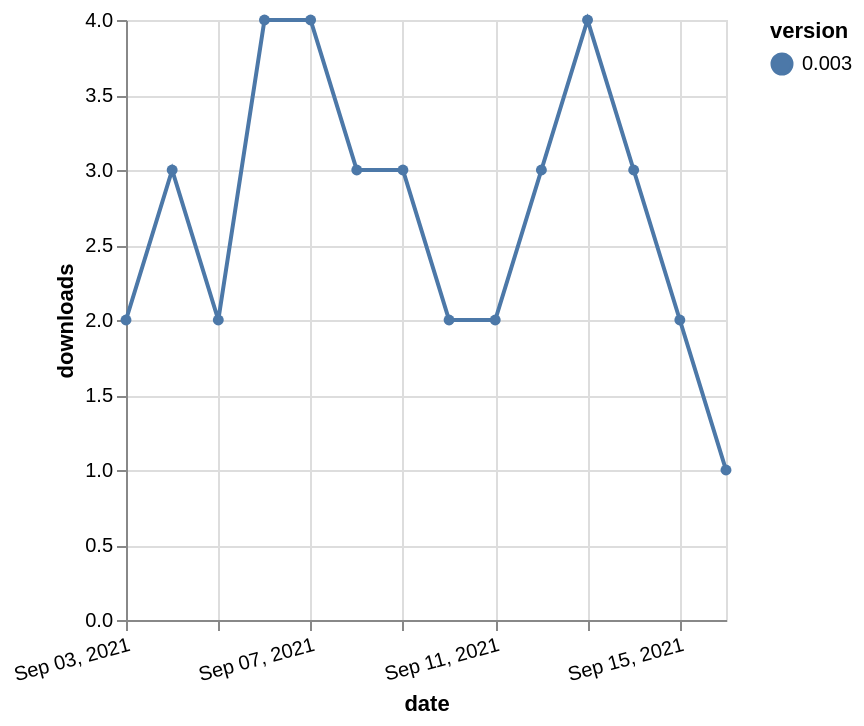

This figure's Vega-Lite source:
### Vega-Lite specification from a JSON file in a GitHub repository (floating-point values rounded to 4 significant figures)
{"$schema": "https://vega.github.io/schema/vega-lite/v5.json", "description": "A simple bar chart with embedded data.", "data": {"values": [{"date": "2021-09-03", "total": 2353, "delta": 2, "version": "0.003"}, {"date": "2021-09-04", "total": 2356, "delta": 3, "version": "0.003"}, {"date": "2021-09-05", "total": 2358, "delta": 2, "version": "0.003"}, {"date": "2021-09-06", "total": 2362, "delta": 4, "version": "0.003"}, {"date": "2021-09-07", "total": 2366, "delta": 4, "version": "0.003"}, {"date": "2021-09-08", "total": 2369, "delta": 3, "version": "0.003"}, {"date": "2021-09-09", "total": 2372, "delta": 3, "version": "0.003"}, {"date": "2021-09-10", "total": 2374, "delta": 2, "version": "0.003"}, {"date": "2021-09-11", "total": 2376, "delta": 2, "version": "0.003"}, {"date": "2021-09-12", "total": 2379, "delta": 3, "version": "0.003"}, {"date": "2021-09-13", "total": 2383, "delta": 4, "version": "0.003"}, {"date": "2021-09-14", "total": 2386, "delta": 3, "version": "0.003"}, {"date": "2021-09-15", "total": 2388, "delta": 2, "version": "0.003"}, {"date": "2021-09-16", "total": 2389, "delta": 1, "version": "0.003"}]}, "width": "container", "mark": {"type": "line", "point": {"filled": true}}, "encoding": {"x": {"field": "date", "type": "temporal", "timeUnit": "yearmonthdate", "title": "date", "axis": {"labelAngle": -15}}, "y": {"field": "delta", "type": "quantitative", "title": "downloads"}, "color": {"field": "version", "type": "nominal"}, "tooltip": {"field": "delta"}}}
